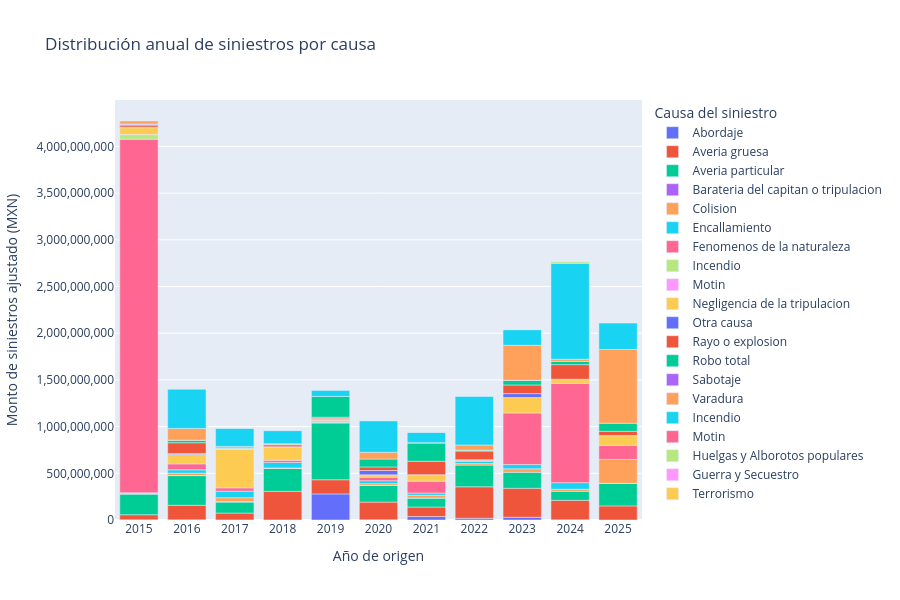

The cell this chart's notebook holds for it:
### Markdown cell above
### 2.2.1 Distribución del monto de siniestros por causa y cuanto cambia por año

- ¿Cuándo ocurren las mayores perdidas?
- ¿Cuáles son las principales causas de perdida?

### Code cell
# --------------------------------------------------
# 2.2.1.  Distribución anual de pérdidas por causa
# --------------------------------------------------

import plotly.express as px

# 1. Identificar las columnas monetarias ajustadas
columnas_pagos = [
    f"{i}_monto pagado_ajustada" for i in range(4)
]

# 2. Calcular el monto total de cada registro
siniestros_analisis = siniestros_ajustados.copy()

siniestros_analisis["monto_total"] = (
    siniestros_analisis[columnas_pagos]
    .sum(axis=1, min_count=1)
)

# 3. Agrupar los siniestros por año y causa
siniestros_anual = (
    siniestros_analisis
    .groupby(["año", "causa_siniestro"], as_index=False)["monto_total"]
    .sum()
    .sort_values("año")
)

# 4. Construir la gráfica de barras apiladas
fig = px.bar(
    siniestros_anual,
    x="año",
    y="monto_total",
    color="causa_siniestro",
    barmode="relative",
    title="Distribución anual de siniestros por causa",
    labels={
        "año": "Año de origen",
        "monto_total": "Monto de siniestros ajustado (MXN)",
        "causa_siniestro": "Causa del siniestro"
    }
)

# 5. Configuración visual
fig.update_layout(
    xaxis=dict(dtick=1),
    yaxis=dict(tickformat=",.0f"),
    hovermode="x unified",
    legend_title_text="Causa del siniestro",
    height=600
)

fig.show()

### Figure 1 — Plotly figure (JSON) as saved in the notebook; plotly's stock layout.template omitted (floating-point values rounded to 4 significant figures)
{"data": [{"hovertemplate": "Causa del siniestro=Abordaje<br>Año de origen=%{x}<br>Monto de siniestros ajustado (MXN)=%{y}<extra></extra>", "legendgroup": "Abordaje", "marker": {"color": "#636efa", "pattern": {"shape": ""}}, "name": "Abordaje", "orientation": "v", "showlegend": true, "textposition": "auto", "type": "bar", "x": [2015, 2016, 2017, 2018, 2019, 2020, 2021, 2022, 2023, 2024, 2025], "xaxis": "x", "y": [1744000.0, 1427000.0, 1204000.0, 478800.0, 279500000.0, 2411000.0, 36940000.0, 18420000.0, 29720000.0, 1561000.0, 0.0], "yaxis": "y"}, {"hovertemplate": "Causa del siniestro=Averia gruesa<br>Año de origen=%{x}<br>Monto de siniestros ajustado (MXN)=%{y}<extra></extra>", "legendgroup": "Averia gruesa", "marker": {"color": "#EF553B", "pattern": {"shape": ""}}, "name": "Averia gruesa", "orientation": "v", "showlegend": true, "textposition": "auto", "type": "bar", "x": [2015, 2016, 2017, 2018, 2019, 2020, 2021, 2022, 2023, 2024, 2025], "xaxis": "x", "y": [54510000.0, 156100000.0, 73020000.0, 306800000.0, 151600000.0, 189300000.0, 101800000.0, 336900000.0, 310200000.0, 209400000.0, 151000000.0], "yaxis": "y"}, {"hovertemplate": "Causa del siniestro=Averia particular<br>Año de origen=%{x}<br>Monto de siniestros ajustado (MXN)=%{y}<extra></extra>", "legendgroup": "Averia particular", "marker": {"color": "#00cc96", "pattern": {"shape": ""}}, "name": "Averia particular", "orientation": "v", "showlegend": true, "textposition": "auto", "type": "bar", "x": [2015, 2016, 2017, 2018, 2019, 2020, 2021, 2022, 2023, 2024, 2025], "xaxis": "x", "y": [222600000.0, 317500000.0, 117400000.0, 246900000.0, 609200000.0, 179600000.0, 95700000.0, 232300000.0, 170000000.0, 95800000.0, 241600000.0], "yaxis": "y"}, {"hovertemplate": "Causa del siniestro=Barateria del capitan o tripulacion<br>Año de origen=%{x}<br>Monto de siniestros ajustado (MXN)=%{y}<extra></extra>", "legendgroup": "Barateria del capitan o tripulacion", "marker": {"color": "#ab63fa", "pattern": {"shape": ""}}, "name": "Barateria del capitan o tripulacion", "orientation": "v", "showlegend": true, "textposition": "auto", "type": "bar", "x": [2015, 2016, 2017, 2018, 2019, 2020, 2021, 2025], "xaxis": "x", "y": [48150.0, 1780000.0, 5073000.0, 68450.0, 975500.0, 41360.0, 1182000.0, 0.0], "yaxis": "y"}, {"hovertemplate": "Causa del siniestro=Colision<br>Año de origen=%{x}<br>Monto de siniestros ajustado (MXN)=%{y}<extra></extra>", "legendgroup": "Colision", "marker": {"color": "#FFA15A", "pattern": {"shape": ""}}, "name": "Colision", "orientation": "v", "showlegend": true, "textposition": "auto", "type": "bar", "x": [2015, 2016, 2017, 2018, 2019, 2020, 2021, 2022, 2023, 2024, 2025], "xaxis": "x", "y": [8724000.0, 24710000.0, 42020000.0, 3711000.0, 4111000.0, 17980000.0, 29450000.0, 16120000.0, 37790000.0, 22590000.0, 255500000.0], "yaxis": "y"}, {"hovertemplate": "Causa del siniestro=Encallamiento<br>Año de origen=%{x}<br>Monto de siniestros ajustado (MXN)=%{y}<extra></extra>", "legendgroup": "Encallamiento", "marker": {"color": "#19d3f3", "pattern": {"shape": ""}}, "name": "Encallamiento", "orientation": "v", "showlegend": true, "textposition": "auto", "type": "bar", "x": [2015, 2016, 2017, 2018, 2019, 2020, 2021, 2022, 2023, 2024, 2025], "xaxis": "x", "y": [3493000.0, 35760000.0, 69960000.0, 58520000.0, 10850000.0, 31200000.0, 24010000.0, 24670000.0, 45890000.0, 70370000.0, 0.0], "yaxis": "y"}, {"hovertemplate": "Causa del siniestro=Fenomenos de la naturaleza<br>Año de origen=%{x}<br>Monto de siniestros ajustado (MXN)=%{y}<extra></extra>", "legendgroup": "Fenomenos de la naturaleza", "marker": {"color": "#FF6692", "pattern": {"shape": ""}}, "name": "Fenomenos de la naturaleza", "orientation": "v", "showlegend": true, "textposition": "auto", "type": "bar", "x": [2015, 2016, 2017, 2018, 2019, 2020, 2021, 2022, 2023, 2024, 2025], "xaxis": "x", "y": [3786000000.0, 63860000.0, 35270000.0, 23050000.0, 10320000.0, 36670000.0, 126600000.0, 11220000.0, 552300000.0, 1063000000.0, 150900000.0], "yaxis": "y"}, {"hovertemplate": "Causa del siniestro=Incendio<br>Año de origen=%{x}<br>Monto de siniestros ajustado (MXN)=%{y}<extra></extra>", "legendgroup": "Incendio", "marker": {"color": "#B6E880", "pattern": {"shape": ""}}, "name": "Incendio", "orientation": "v", "showlegend": true, "textposition": "auto", "type": "bar", "x": [2015], "xaxis": "x", "y": [47680000.0], "yaxis": "y"}, {"hovertemplate": "Causa del siniestro=Motin<br>Año de origen=%{x}<br>Monto de siniestros ajustado (MXN)=%{y}<extra></extra>", "legendgroup": "Motin", "marker": {"color": "#FF97FF", "pattern": {"shape": ""}}, "name": "Motin", "orientation": "v", "showlegend": true, "textposition": "auto", "type": "bar", "x": [2015], "xaxis": "x", "y": [1983000.0], "yaxis": "y"}, {"hovertemplate": "Causa del siniestro=Negligencia de la tripulacion<br>Año de origen=%{x}<br>Monto de siniestros ajustado (MXN)=%{y}<extra></extra>", "legendgroup": "Negligencia de la tripulacion", "marker": {"color": "#FECB52", "pattern": {"shape": ""}}, "name": "Negligencia de la tripulacion", "orientation": "v", "showlegend": true, "textposition": "auto", "type": "bar", "x": [2015, 2016, 2017, 2018, 2019, 2020, 2021, 2022, 2023, 2024, 2025], "xaxis": "x", "y": [72880000.0, 99790000.0, 417400000.0, 142400000.0, 20450000.0, 26030000.0, 68480000.0, 5757000.0, 165400000.0, 39830000.0, 104800000.0], "yaxis": "y"}, {"hovertemplate": "Causa del siniestro=Otra causa<br>Año de origen=%{x}<br>Monto de siniestros ajustado (MXN)=%{y}<extra></extra>", "legendgroup": "Otra causa", "marker": {"color": "#636efa", "pattern": {"shape": ""}}, "name": "Otra causa", "orientation": "v", "showlegend": true, "textposition": "auto", "type": "bar", "x": [2015, 2016, 2017, 2018, 2019, 2020, 2021, 2023, 2024, 2025], "xaxis": "x", "y": [2085000.0, 10290000.0, 18820.0, 2712000.0, 255800.0, 46690000.0, 821100.0, 41800000.0, 4177000.0, 43470.0], "yaxis": "y"}, {"hovertemplate": "Causa del siniestro=Rayo o explosion<br>Año de origen=%{x}<br>Monto de siniestros ajustado (MXN)=%{y}<extra></extra>", "legendgroup": "Rayo o explosion", "marker": {"color": "#EF553B", "pattern": {"shape": ""}}, "name": "Rayo o explosion", "orientation": "v", "showlegend": true, "textposition": "auto", "type": "bar", "x": [2015, 2016, 2017, 2018, 2019, 2020, 2021, 2022, 2023, 2024, 2025], "xaxis": "x", "y": [18620000.0, 116100000.0, 651200.0, 20380000.0, 13630000.0, 38080000.0, 144100000.0, 92610000.0, 92760000.0, 155900000.0, 44860000.0], "yaxis": "y"}, {"hovertemplate": "Causa del siniestro=Robo total<br>Año de origen=%{x}<br>Monto de siniestros ajustado (MXN)=%{y}<extra></extra>", "legendgroup": "Robo total", "marker": {"color": "#00cc96", "pattern": {"shape": ""}}, "name": "Robo total", "orientation": "v", "showlegend": true, "textposition": "auto", "type": "bar", "x": [2015, 2016, 2017, 2018, 2019, 2020, 2021, 2022, 2023, 2024, 2025], "xaxis": "x", "y": [14090000.0, 27740000.0, 8026000.0, 3409000.0, 222400000.0, 84420000.0, 194000000.0, 10310000.0, 47840000.0, 34480000.0, 86870000.0], "yaxis": "y"}, {"hovertemplate": "Causa del siniestro=Sabotaje<br>Año de origen=%{x}<br>Monto de siniestros ajustado (MXN)=%{y}<extra></extra>", "legendgroup": "Sabotaje", "marker": {"color": "#ab63fa", "pattern": {"shape": ""}}, "name": "Sabotaje", "orientation": "v", "showlegend": true, "textposition": "auto", "type": "bar", "x": [2015, 2016, 2017, 2022, 2023], "xaxis": "x", "y": [4404000.0, 568.5, 1183000.0, 60410.0, 1807000.0], "yaxis": "y"}, {"hovertemplate": "Causa del siniestro=Varadura<br>Año de origen=%{x}<br>Monto de siniestros ajustado (MXN)=%{y}<extra></extra>", "legendgroup": "Varadura", "marker": {"color": "#FFA15A", "pattern": {"shape": ""}}, "name": "Varadura", "orientation": "v", "showlegend": true, "textposition": "auto", "type": "bar", "x": [2015, 2016, 2017, 2018, 2019, 2020, 2021, 2022, 2023, 2024, 2025], "xaxis": "x", "y": [32430000.0, 125100000.0, 16970000.0, 8192000.0, 79850.0, 72200000.0, 4786000.0, 55010000.0, 375000000.0, 23670000.0, 790900000.0], "yaxis": "y"}, {"hovertemplate": "Causa del siniestro=Incendio <br>Año de origen=%{x}<br>Monto de siniestros ajustado (MXN)=%{y}<extra></extra>", "legendgroup": "Incendio ", "marker": {"color": "#19d3f3", "pattern": {"shape": ""}}, "name": "Incendio ", "orientation": "v", "showlegend": true, "textposition": "auto", "type": "bar", "x": [2016, 2017, 2018, 2019, 2020, 2021, 2022, 2023, 2024, 2025], "xaxis": "x", "y": [419700000.0, 194200000.0, 140300000.0, 63960000.0, 338900000.0, 114100000.0, 518800000.0, 168200000.0, 1027000000.0, 281400000.0], "yaxis": "y"}, {"hovertemplate": "Causa del siniestro=Motin <br>Año de origen=%{x}<br>Monto de siniestros ajustado (MXN)=%{y}<extra></extra>", "legendgroup": "Motin ", "marker": {"color": "#FF6692", "pattern": {"shape": ""}}, "name": "Motin ", "orientation": "v", "showlegend": true, "textposition": "auto", "type": "bar", "x": [2017, 2021, 2023], "xaxis": "x", "y": [1371.0, 254900.0, 233300.0], "yaxis": "y"}, {"hovertemplate": "Causa del siniestro=Huelgas y Alborotos populares<br>Año de origen=%{x}<br>Monto de siniestros ajustado (MXN)=%{y}<extra></extra>", "legendgroup": "Huelgas y Alborotos populares", "marker": {"color": "#B6E880", "pattern": {"shape": ""}}, "name": "Huelgas y Alborotos populares", "orientation": "v", "showlegend": true, "textposition": "auto", "type": "bar", "x": [2018, 2020, 2024], "xaxis": "x", "y": [1595000.0, 0.0, 16800000.0], "yaxis": "y"}, {"hovertemplate": "Causa del siniestro=Guerra y Secuestro<br>Año de origen=%{x}<br>Monto de siniestros ajustado (MXN)=%{y}<extra></extra>", "legendgroup": "Guerra y Secuestro", "marker": {"color": "#FF97FF", "pattern": {"shape": ""}}, "name": "Guerra y Secuestro", "orientation": "v", "showlegend": true, "textposition": "auto", "type": "bar", "x": [2021, 2023, 2024], "xaxis": "x", "y": [35070.0, 0.0, 2122000.0], "yaxis": "y"}, {"hovertemplate": "Causa del siniestro=Terrorismo<br>Año de origen=%{x}<br>Monto de siniestros ajustado (MXN)=%{y}<extra></extra>", "legendgroup": "Terrorismo", "marker": {"color": "#FECB52", "pattern": {"shape": ""}}, "name": "Terrorismo", "orientation": "v", "showlegend": true, "textposition": "auto", "type": "bar", "x": [2021], "xaxis": "x", "y": [1928000.0], "yaxis": "y"}], "layout": {"barmode": "relative", "height": 600, "hovermode": "x unified", "legend": {"title": {"text": "Causa del siniestro"}, "tracegroupgap": 0}, "title": {"text": "Distribución anual de siniestros por causa"}, "xaxis": {"anchor": "y", "domain": [0, 1], "dtick": 1, "title": {"text": "Año de origen"}}, "yaxis": {"anchor": "x", "domain": [0, 1], "tickformat": ",.0f", "title": {"text": "Monto de siniestros ajustado (MXN)"}}}}
